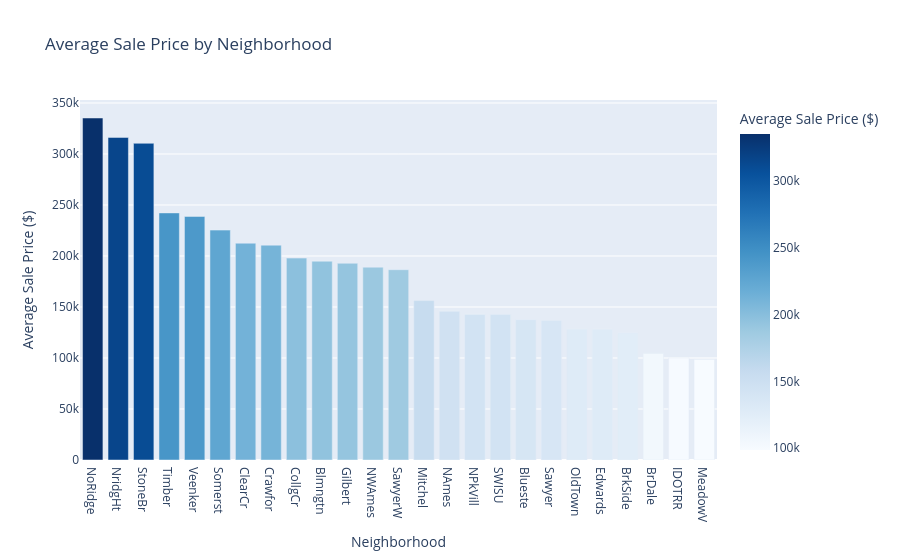

The code cell stored with this chart in its notebook:
### Code cell
avg_price = df.groupby('Neighborhood')['SalePrice'].mean().reset_index()
avg_price = avg_price.sort_values('SalePrice', ascending=False)

fig = px.bar(
    avg_price,
    x='Neighborhood',
    y='SalePrice',
    title='Average Sale Price by Neighborhood',
    labels={'SalePrice': 'Average Sale Price ($)'},
    color='SalePrice',
    color_continuous_scale='Blues'
)
fig.show()

### Figure 1 — Plotly figure (JSON) as saved in the notebook; plotly's stock layout.template omitted (floating-point values rounded to 4 significant figures)
{"data": [{"hovertemplate": "Neighborhood=%{x}<br>Average Sale Price ($)=%{marker.color}<extra></extra>", "legendgroup": "", "marker": {"color": [335300.0, 316300.0, 310500.0, 242200.0, 238800.0, 225400.0, 212600.0, 210600.0, 198000.0, 194900.0, 192900.0, 189100.0, 186600.0, 156300.0, 145800.0, 142700.0, 142600.0, 137500.0, 136800.0, 128200.0, 128200.0, 124800.0, 104500.0, 100100.0, 98580.0], "coloraxis": "coloraxis", "pattern": {"shape": ""}}, "name": "", "orientation": "v", "showlegend": false, "textposition": "auto", "type": "bar", "x": ["NoRidge", "NridgHt", "StoneBr", "Timber", "Veenker", "Somerst", "ClearCr", "Crawfor", "CollgCr", "Blmngtn", "Gilbert", "NWAmes", "SawyerW", "Mitchel", "NAmes", "NPkVill", "SWISU", "Blueste", "Sawyer", "OldTown", "Edwards", "BrkSide", "BrDale", "IDOTRR", "MeadowV"], "xaxis": "x", "y": [335300.0, 316300.0, 310500.0, 242200.0, 238800.0, 225400.0, 212600.0, 210600.0, 198000.0, 194900.0, 192900.0, 189100.0, 186600.0, 156300.0, 145800.0, 142700.0, 142600.0, 137500.0, 136800.0, 128200.0, 128200.0, 124800.0, 104500.0, 100100.0, 98580.0], "yaxis": "y"}], "layout": {"barmode": "relative", "coloraxis": {"colorbar": {"title": {"text": "Average Sale Price ($)"}}, "colorscale": [[0, "rgb(247,251,255)"], [0.125, "rgb(222,235,247)"], [0.25, "rgb(198,219,239)"], [0.375, "rgb(158,202,225)"], [0.5, "rgb(107,174,214)"], [0.625, "rgb(66,146,198)"], [0.75, "rgb(33,113,181)"], [0.875, "rgb(8,81,156)"], [1, "rgb(8,48,107)"]]}, "legend": {"tracegroupgap": 0}, "title": {"text": "Average Sale Price by Neighborhood"}, "xaxis": {"anchor": "y", "domain": [0, 1], "title": {"text": "Neighborhood"}}, "yaxis": {"anchor": "x", "domain": [0, 1], "title": {"text": "Average Sale Price ($)"}}}}
